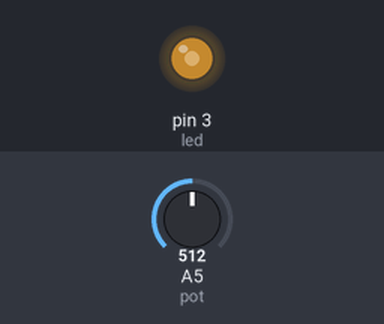
Bench run of a sketch on a simulated Arduino Uno, built with avr-gcc and run on an emulated ATmega328P. Shown: output pins drawn as LEDs (lit = HIGH). Inputs (shaded band) come from the test bench; at power-on: A5 (pot) = 512.

Above: at 1.2 s.
1.3 s: A5 (pot) set to 716
At 2.0 s:
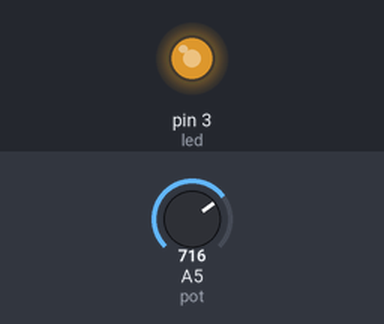
2.8 s: A5 (pot) set to 900
At 3.1 s:
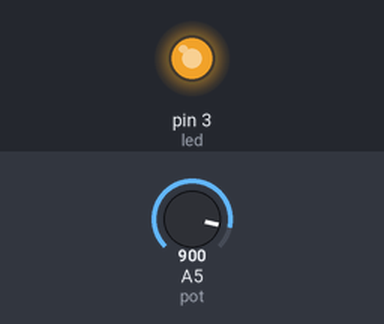
4.3 s: A5 (pot) set to 122
At 5.5 s:
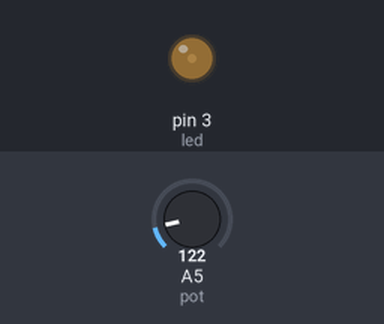
5.8 s: A5 (pot) set to 0
At 6.6 s:
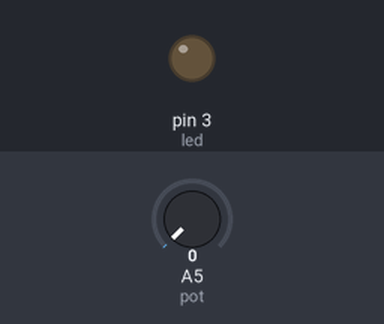
7.3 s: A5 (pot) set to 511
At 7.8 s:
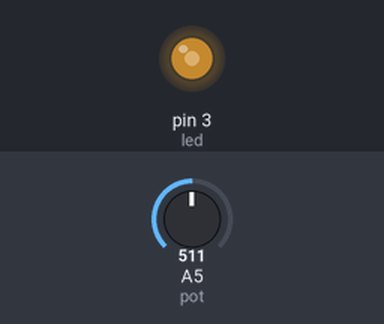
Timing chart, 0 to 9.8 s (numbered marks = the images above; inputs shaded):
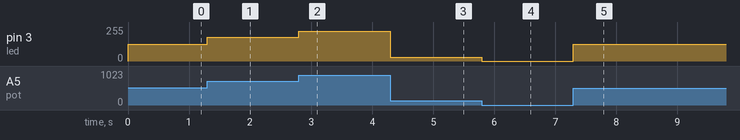

The sketch:

Potenciometro.ino
```cpp
#define pot A5
#define led 3

void setup() {
  // put your setup code here, to run once:
pinMode(pot,INPUT);
pinMode(led,OUTPUT);
}

void loop() {
  // put your main code here, to run repeatedly:
 analogWrite(led, map(analogRead(pot),0,1023,0,255));
}
```

Measured:
- after the input at 1.3 s, pin 3 (led): 127/255 → 178/255 at once
- after the input at 2.8 s, pin 3 (led): 178/255 → 224/255 at once
- after the input at 4.3 s, pin 3 (led): 224/255 → 30/255 at once
- after the input at 5.8 s, pin 3 (led): 30/255 → 0/255 at once
- after the input at 7.3 s, pin 3 (led): 0/255 → 127/255 at once
